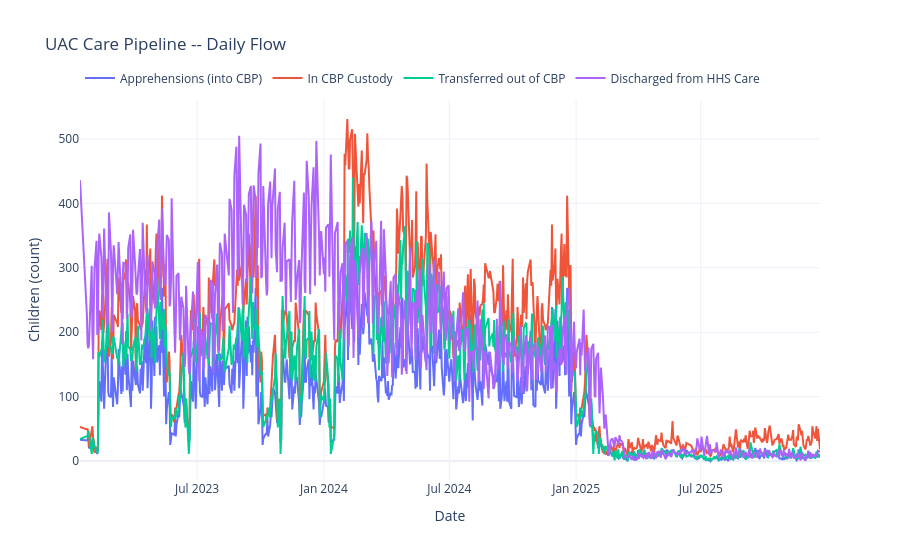

Notebook cell for this chart:
### Markdown cell above
## 5. Time Trends — Daily, Weekly, Monthly

### Code cell
fig = pipeline_flow_chart(df)
fig.show()

### Figure 1 — Plotly figure (JSON) as saved in the notebook; plotly's stock layout.template omitted (floating-point values rounded to 4 significant figures; data arrays with more than 128 entries replaced by an {"elided": "..."} marker saying what was removed)
{"data": [{"mode": "lines", "name": "Apprehensions (into CBP)", "type": "scatter", "x": {"elided": "720 str values"}, "y": {"elided": "720 int values"}}, {"mode": "lines", "name": "In CBP Custody", "type": "scatter", "x": {"elided": "720 str values"}, "y": {"elided": "720 int values"}}, {"mode": "lines", "name": "Transferred out of CBP", "type": "scatter", "x": {"elided": "720 str values"}, "y": {"elided": "720 int values"}}, {"mode": "lines", "name": "Discharged from HHS Care", "type": "scatter", "x": {"elided": "720 str values"}, "y": {"elided": "720 int values"}}], "layout": {"legend": {"orientation": "h", "y": 1.02, "yanchor": "bottom"}, "title": {"text": "UAC Care Pipeline -- Daily Flow"}, "xaxis": {"title": {"text": "Date"}}, "yaxis": {"title": {"text": "Children (count)"}}}}
